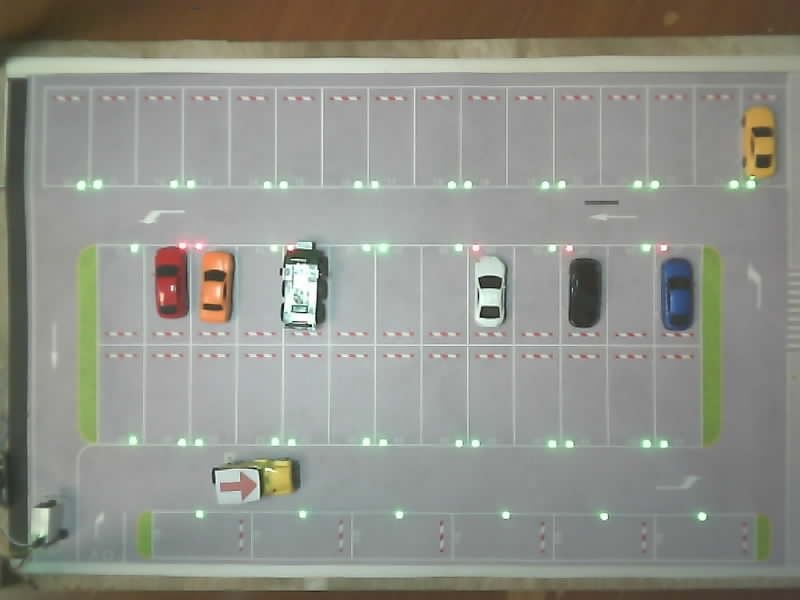
#> input picture tools/hero_lab/heading_spike/out/frames/0002.jpg, 800 x 600 px; its folder holds only this picture in this run
$ python gate_sequence.py
#> lines starting #> are read from the running program, lines starting #| are printed output that depends on the picture; after the words box and inside, x2 and y2 are one past the last pixel; in counts of white or black regions, pixels touching at a corner belong together
#> in main, f is the input picture: shape (600, 800, 3); mean B, G, R 137.7, 145.5, 144.5
### vision/src/hsv_marker.py
"""The car's position, from the red arrow on its roof - HSV mask plus Hu-moment shape.

This is the spike in tools/hero_lab/hsv_spike promoted to production, and the reasoning is
in its README. The short version:

  * The arrow is OrangeRed, H 24-46 (median 31), not the H 0-10/170-180 that "red" suggests.
    A mask on the textbook red arcs finds a different red object and reports it confidently.
  * Once the arc covers the arrow, 200 frames gave 2.17 candidates per frame and a candidate
    within 60 px of the arrow in 200/200 of them, with 1.3 px of centre jitter.
  * cv2.matchShapes against one stored arrow contour cuts the rest: <=0.415 keeps 199/200
    arrow candidates and 9/243 of everything else.
  * No model file, no training set, and it does not care where on the table the car is -
    which matters, because the HOG model stopped detecting entirely when the car was moved
    (0 hits in 40 frames) while this found it 40/40.

Position only. The heading is not in here: Hu moments are rotation invariant by construction,
and the template phase of the spike measured too weak at 800x600 to supply an angle. The
caller gets a box and a centre and asks red_arrow.detect_in_box for the direction.
"""

from __future__ import annotations

import json
import json
import os
import math
from typing import Optional, Sequence, Tuple

import cv2
import numpy as np

DATA_DIR = os.path.join(os.path.dirname(os.path.dirname(os.path.abspath(__file__))),
                        "data", "hsv_marker")
REFERENCE_PATH = os.path.join(DATA_DIR, "reference_arrow.json")

# The measured arc, not the textbook one. See the module docstring.
H1_MIN, H1_MAX = 0, 50
H2_MIN, H2_MAX = 170, 180
S_MIN, V_MIN = 60, 40

MIN_AREA, MAX_AREA = 40, 1200
MIN_WIDTH, MIN_HEIGHT = 8, 8
MIN_ASPECT, MAX_ASPECT = 0.6, 4.0

OPEN_KERNEL = 3
CLOSE_KERNEL = 5

# Measured in the spike. 0.415 kept 199/200 arrow candidates and 9/243 of the rest, but in
# production one of those 9 landed on a bay light and threw the position 220 px across the
# frame. 0.300 costs 5 arrow frames out of 200 (recall 0.975) and drops the false positives to
# 2/243, which is the better trade for something that drives the route.
MAX_SHAPE = 0.300

# The arrow does not leave the table, so anything outside this is not it.
ROI = (0, 60, 800, 560)

# The bottom strip of the picture is the LED band on the table edge, and a red blob there is the
# single most persistent false positive this detector has. Narrowing the whole ROI to exclude it
# (60, 80, 640, 460) also cut off the left and right columns, which is where five of the eight
# calibrated arrow positions sit - measured: 32/32 positions inside the old ROI, 9/32 inside the
# narrow one. So the guard is a band, not a smaller rectangle.
BOTTOM_GUARD_Y = 550      # nothing whose centre is below this is the arrow (measured y max: 490)

_reference: Optional[np.ndarray] = None
_reference_failed = False


def _load_reference() -> Optional[np.ndarray]:
    global _reference, _reference_failed
    if _reference is not None or _reference_failed:
        return _reference
    try:
        with open(REFERENCE_PATH, "r", encoding="utf-8") as f:
            data = json.load(f)
        _reference = np.array(data["contour"], np.int32).reshape(-1, 1, 2)
    except Exception:  # missing or unreadable reference: say so, do not crash the loop
        _reference_failed = True
        _reference = None
    return _reference


def red_mask(frame: np.ndarray) -> np.ndarray:
    hsv = cv2.cvtColor(frame, cv2.COLOR_BGR2HSV)
#> hsv: shape (600, 800, 3); mean H, S, V 48.6, 26.3, 148.9
    mask = cv2.inRange(hsv, (H1_MIN, S_MIN, V_MIN), (H1_MAX, 255, 255))
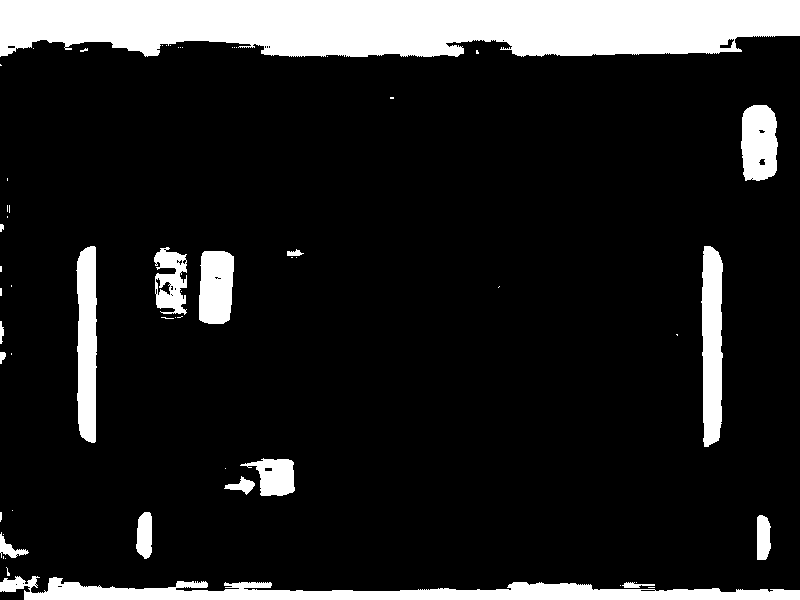
#> mask: shape (600, 800); 13.8% white; 58 white regions (41 under 20 px), largest, box (x1, y1, x2, y2) and area: (0, 0, 800, 57) 39613, (0, 576, 800, 600) 9682, (701, 246, 723, 447) 3689
    mask |= cv2.inRange(hsv, (H2_MIN, S_MIN, V_MIN), (H2_MAX, 255, 255))
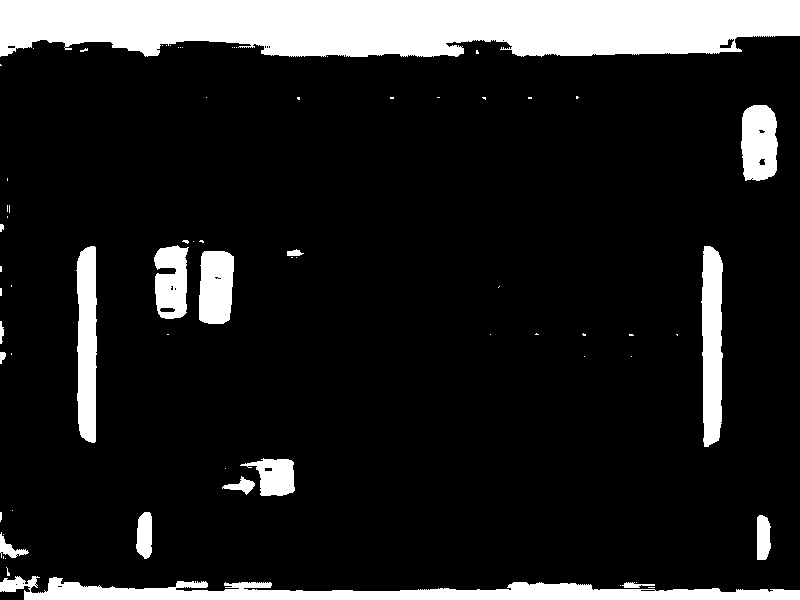
#> mask: shape (600, 800); 13.9% white; 70 white regions (53 under 20 px), largest, box (x1, y1, x2, y2) and area: (0, 0, 800, 57) 39613, (0, 576, 800, 600) 9682, (701, 246, 723, 447) 3689

    k_open = cv2.getStructuringElement(cv2.MORPH_ELLIPSE, (OPEN_KERNEL, OPEN_KERNEL))
    k_close = cv2.getStructuringElement(cv2.MORPH_ELLIPSE, (CLOSE_KERNEL, CLOSE_KERNEL))
    mask = cv2.morphologyEx(mask, cv2.MORPH_OPEN, k_open)
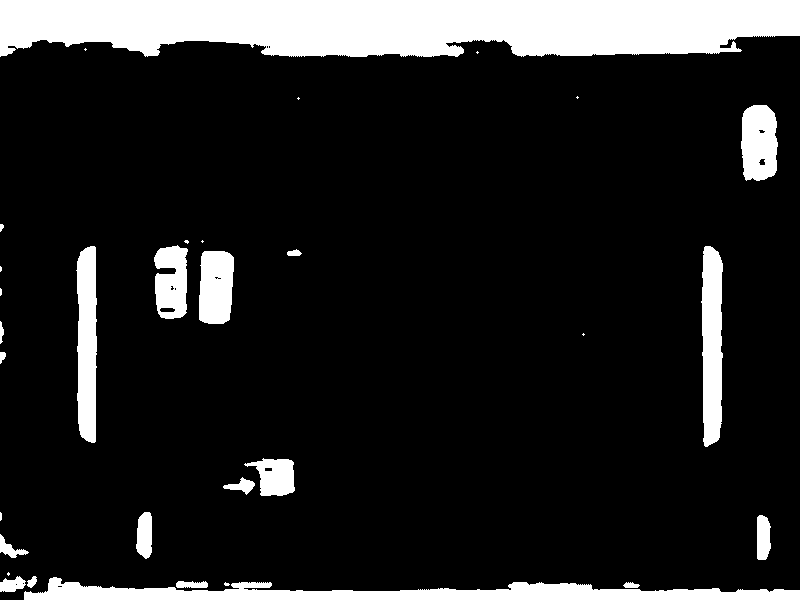
#> mask: shape (600, 800); 13.8% white; 32 white regions (12 under 20 px), largest, box (x1, y1, x2, y2) and area: (0, 0, 800, 57) 39520, (24, 577, 800, 600) 9036, (701, 246, 723, 447) 3685
    mask = cv2.morphologyEx(mask, cv2.MORPH_CLOSE, k_close)
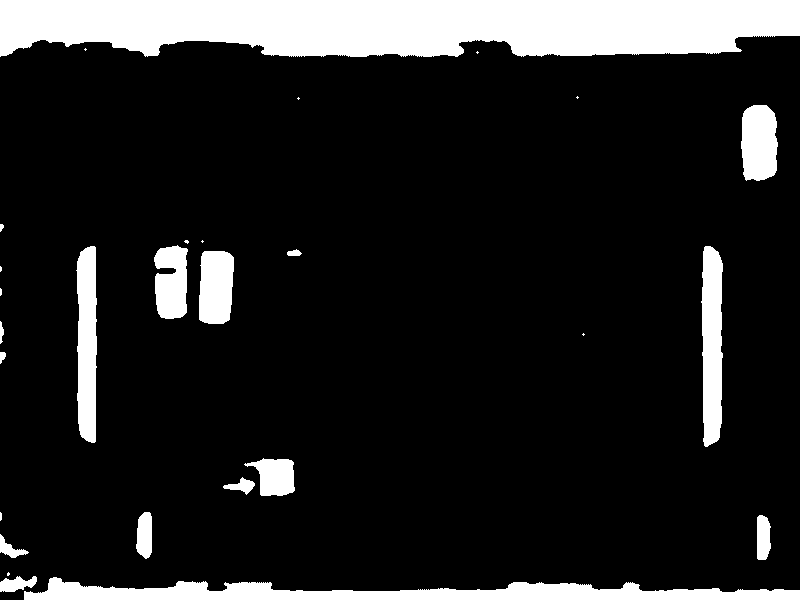
#> mask: shape (600, 800); 13.9% white; 28 white regions (11 under 20 px), largest, box (x1, y1, x2, y2) and area: (0, 0, 800, 57) 39684, (24, 577, 800, 600) 9531, (701, 246, 723, 447) 3687

    x, y, w, h = ROI
    keep = np.zeros_like(mask)
    keep[y:y + h, x:x + w] = mask[y:y + h, x:x + w]
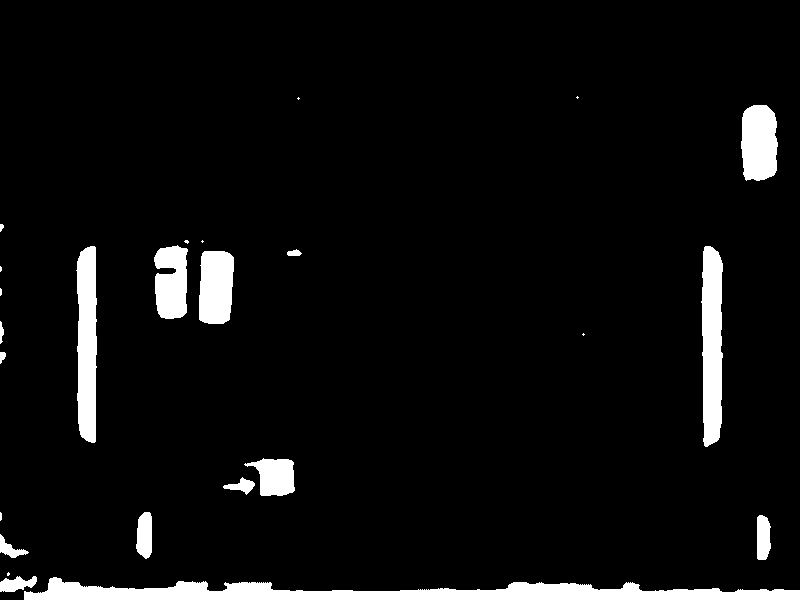
#> keep: shape (600, 800); 5.7% white; 25 white regions (9 under 20 px), largest, box (x1, y1, x2, y2) and area: (24, 577, 800, 600) 9531, (701, 246, 723, 447) 3687, (76, 246, 97, 443) 3485
    return keep


# [7 lines left out: function _contour, not called in this run]


# --------------------------------------------------------------------------- reference bank
#
# One reference contour was never enough: the same arrow scores 0.03 against a contour taken in
# its own orientation and 0.7 against one taken across it. The bank is built once at import from
# the calibration frames the operator actually marked, plus eight programmatic rotations, and is
# only a *scorer* - in TRACKING the shape score is a feature handed to hero_belief, not a gate.
BANK_DIR = os.path.join(os.path.dirname(os.path.dirname(os.path.abspath(__file__))),
                        "data", "hsv_marker")
BANK_CALIB = os.path.join(BANK_DIR, "calibration.jsonl")
BANK_FRAMES = os.path.join(BANK_DIR, "frames")

_bank: Optional[list] = None
_bank_sources: Optional[list] = None


# [46 lines left out: functions _rotations, load_bank, not called in this run]


def bank_size() -> int:
    return len(load_bank())


# [14 lines left out: function shape_score, not called in this run]


# --------------------------------------------------------------------------- candidate pool
#
# One saturation threshold cannot serve the whole table. Measured: at (240,485) the arrow is
# bright (S~115) and S>=60 finds it in 105 of 120 frames, while at (68,475) it sits in shadow
# (S 55..81) and S>=60 keeps only its most saturated core, turning it into an 18x30 diamond that
# fails the shape gate 12/12 times. S>=45 recovers the arrow there (32x17, shape 0.13) but at the
# bright position it merges the arrow with the red around it and drops to 9/120.
#
# So the threshold level becomes a *candidate generator*, not a verdict: every level produces
# blobs, duplicates are merged, and the resulting pool is scored by whoever knows the history
# (hero_belief). No single level decides anything on its own.
S_LEVELS = (60, 50, 45)


# [120 lines left out: functions _components, _inside, candidates, not called in this run]


def detect(frame: np.ndarray, prefer_near: Optional[Tuple[float, float]] = None,
           max_shape: float = MAX_SHAPE):
    """The arrow's box and centroid, or None.

    `prefer_near` breaks ties between several arrow-shaped candidates in favour of the one
    closest to where the arrow was last seen - two arrows on the table would otherwise swap.
    """
    if frame is None or frame.size == 0:
        return None

    reference = _load_reference()
    mask = red_mask(frame)
    n, _labels, stats, centroids = cv2.connectedComponentsWithStats(mask, 8)
#> _labels: shape (600, 800) int32; 26 distinct labels, from 0 to 25
#> n = 26; stats = 26 rows, first 6: [0, 0, 800, 600, 452847], [297, 97, 3, 3, 5], [576, 96, 3, 3, 5], [741, 105, 37, 76, 2433], [0, 224, 4, 8, 23], [184, 240, 5, 4, 13]; centroids = 26 pairs, first value 0.4 to 762.8, second value 97 to 592.9
#> (the rest of the program and of its run is left out)
